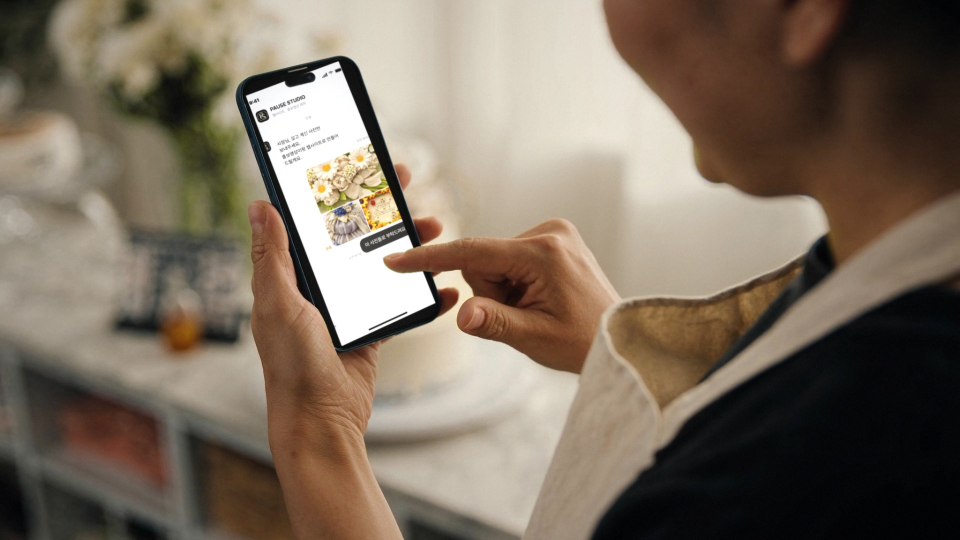
#> input picture drafts/v10/shots/c1-send_chat.jpg, 1920 x 1080 px, given in place of chat-mobile.png, which was not available (shown at 1/2 size)
$ python storyboard_v12.py
#> lines starting #> are read from the running program, lines starting #| are printed output that depends on the picture; pictures that were not available may be replaced by others from this repository, and a replacement may not be noted
#> in img, returned value is the input picture: shape (1080, 1920, 3); mean B, G, R 95.9, 111, 124.6
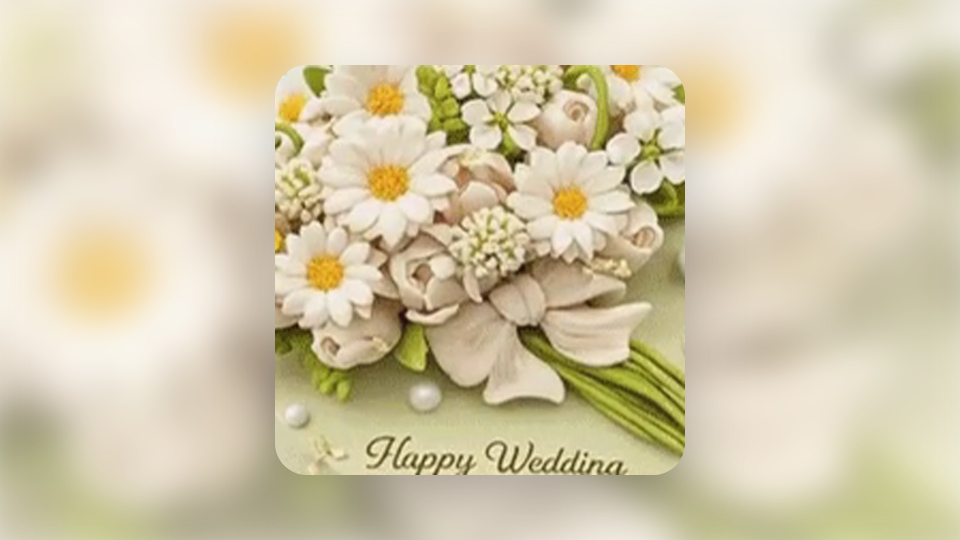
#> input picture drafts/v10/shots/c2a-photo.jpg, 1920 x 1080 px, given in place of v10-c1-send_01.png, which was not available (shown at 1/2 size)
#> in composite, scene is the input picture: shape (1080, 1920, 3); mean B, G, R 172.2, 201.9, 212.3
### tools/storyboard_v4.py
"""4차 콘티 스틸: Higgsfield 장면(화면은 초록 크로마키) 위에 실제 작업물 화면을 원근에 맞춰 합성 → drafts/v4/shots/
- 초록 화면 영역 검출 → 네 모서리 → 원근 변환으로 실제 작업물 합성(화면 속 글자를 AI가 만들지 않음)
- 가장자리 초록 번짐 제거, 화면 밝기를 장면에 맞춤, 얕은 심도 컷은 초점 기울기 흐림, 화면 빛 번짐, 필름 그레인·비네팅
실행: python3 tools/storyboard_v4.py
"""
import subprocess
from pathlib import Path

import cv2
import numpy as np

ROOT = Path(__file__).resolve().parents[1]
RAW = ROOT / 'higgsfield' / 'raw'
PF = ROOT / 'content' / 'assets' / 'portfolio' / 'originals'
OUT = ROOT / 'drafts' / 'v4' / 'shots'
WORK = ROOT / 'drafts' / 'v4' / 'work'


# [12 lines left out: functions frame_of, crop_aspect, not called in this run]


def green_mask(img):
    hsv = cv2.cvtColor(img, cv2.COLOR_BGR2HSV)
#> hsv: shape (1080, 1920, 3); mean H, S, V 21.7, 52.2, 212.3
    b, g, r = [img[..., i].astype(np.float32) for i in range(3)]
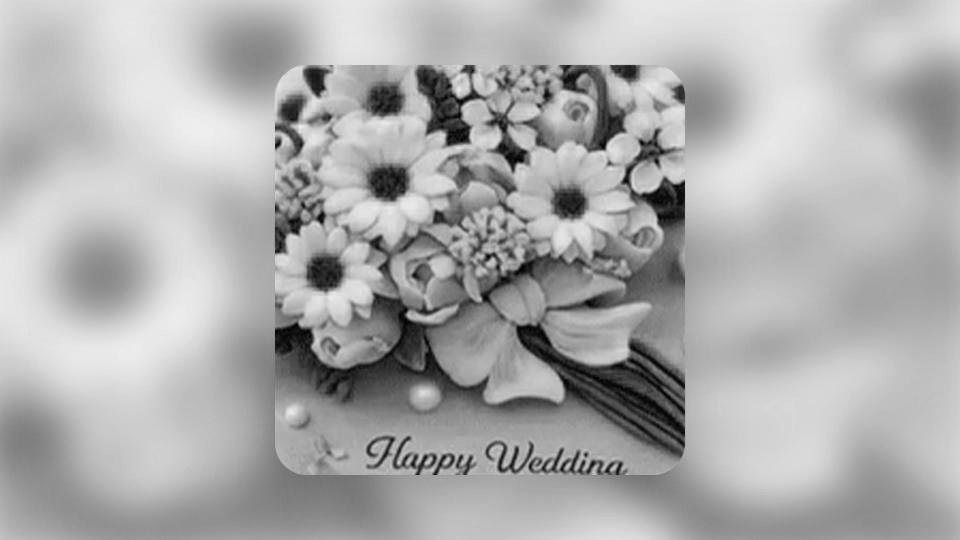
#> b: shape (1080, 1920) float32 (shown at 1/2 size); min 0, max 242, mean 172.2
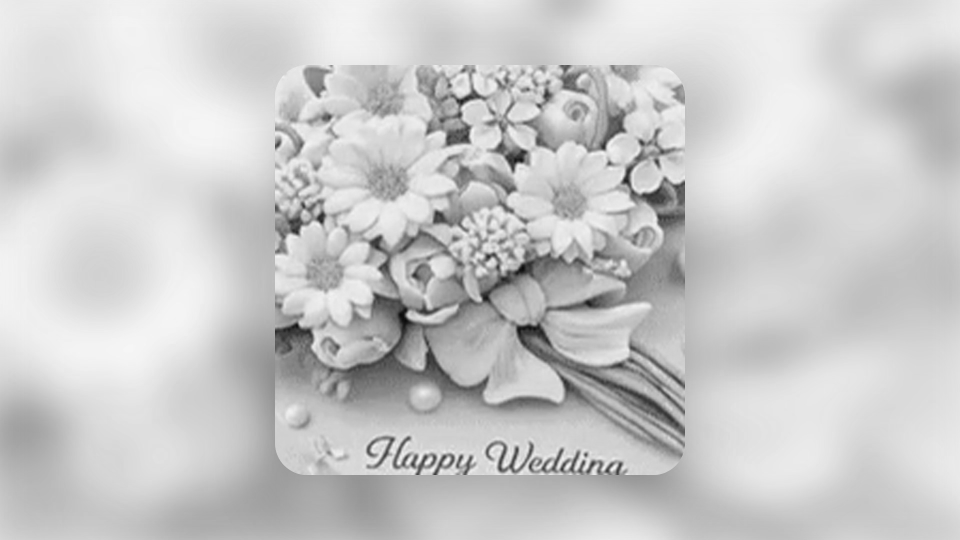
#> g: shape (1080, 1920) float32 (shown at 1/2 size); min 9, max 250, mean 201.9
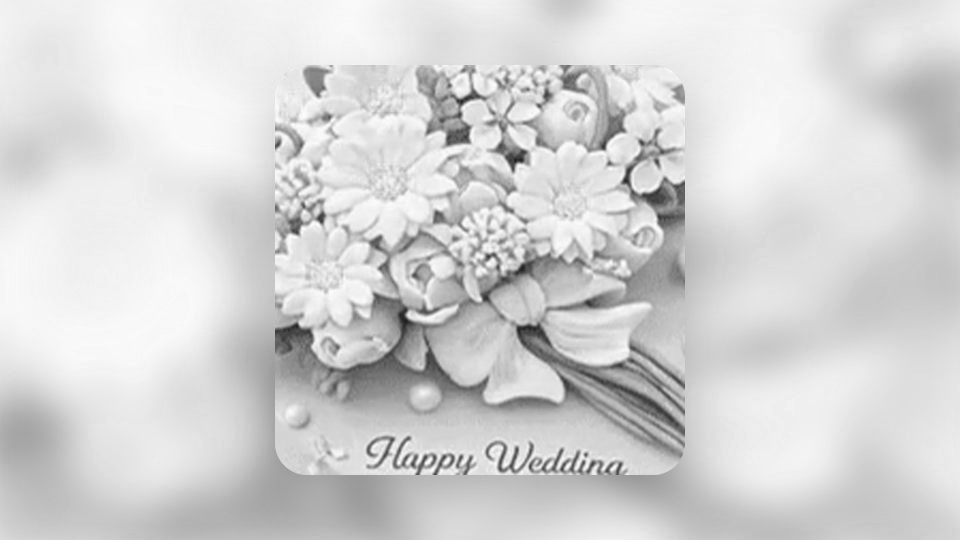
#> r: shape (1080, 1920) float32 (shown at 1/2 size); min 29, max 255, mean 212.3
    key = np.clip((g - np.maximum(r, b)) / 60.0, 0, 1)            # 초록 우세 정도(부드러운 가장자리)
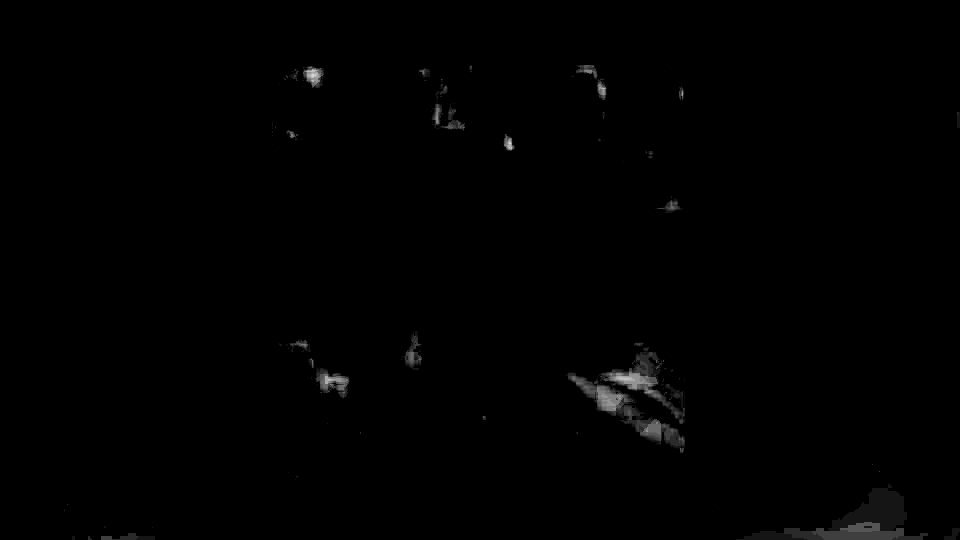
#> key: shape (1080, 1920) float32 (shown at 1/2 size); min 0, max 0.2, mean 0.000982; drawn with min black and max white
    hard = ((hsv[..., 0] > 35) & (hsv[..., 0] < 85) & (hsv[..., 1] > 90) & (hsv[..., 2] > 50)).astype(np.uint8)
#> hard: shape (1080, 1920); every value is 0
    return key, hard


def screen_quad(hard, pick=0):
#> called with pick = 0
    n, lab, stats, _ = cv2.connectedComponentsWithStats(hard)
#> lab: shape (1080, 1920) int32; every value is 0
#> n = 1; stats = [[0, 0, 1920, 1080, 2073600]]
#> (the run stopped early here; a loop or call above may not have finished)
